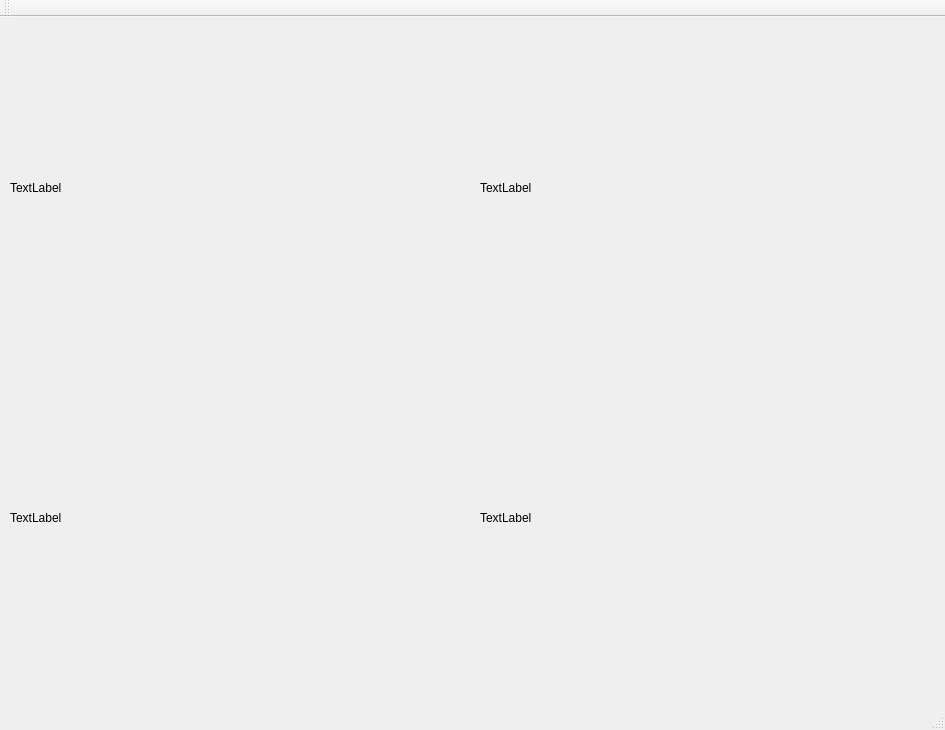
<?xml version="1.0" encoding="UTF-8"?>
<ui version="4.0">
 <class>MainWindow</class>
 <widget class="QMainWindow" name="MainWindow">
  <property name="geometry">
   <rect>
    <x>0</x>
    <y>0</y>
    <width>945</width>
    <height>730</height>
   </rect>
  </property>
  <property name="windowTitle">
   <string>MainWindow</string>
  </property>
  <widget class="QWidget" name="centralWidget">
   <widget class="QLabel" name="imageOut">
    <property name="geometry">
     <rect>
      <x>10</x>
      <y>10</y>
      <width>451</width>
      <height>321</height>
     </rect>
    </property>
    <property name="text">
     <string>TextLabel</string>
    </property>
   </widget>
   <widget class="QLabel" name="imageOut_2">
    <property name="geometry">
     <rect>
      <x>480</x>
      <y>10</y>
      <width>451</width>
      <height>321</height>
     </rect>
    </property>
    <property name="text">
     <string>TextLabel</string>
    </property>
   </widget>
   <widget class="QLabel" name="imageOut_3">
    <property name="geometry">
     <rect>
      <x>10</x>
      <y>340</y>
      <width>451</width>
      <height>321</height>
     </rect>
    </property>
    <property name="text">
     <string>TextLabel</string>
    </property>
   </widget>
   <widget class="QLabel" name="imageOut_4">
    <property name="geometry">
     <rect>
      <x>480</x>
      <y>340</y>
      <width>451</width>
      <height>321</height>
     </rect>
    </property>
    <property name="text">
     <string>TextLabel</string>
    </property>
   </widget>
  </widget>
  <widget class="QMenuBar" name="menuBar">
   <property name="geometry">
    <rect>
     <x>0</x>
     <y>0</y>
     <width>945</width>
     <height>22</height>
    </rect>
   </property>
  </widget>
  <widget class="QToolBar" name="mainToolBar">
   <attribute name="toolBarArea">
    <enum>TopToolBarArea</enum>
   </attribute>
   <attribute name="toolBarBreak">
    <bool>false</bool>
   </attribute>
  </widget>
  <widget class="QStatusBar" name="statusBar"/>
 </widget>
 <layoutdefault spacing="6" margin="11"/>
 <resources/>
 <connections/>
</ui>
